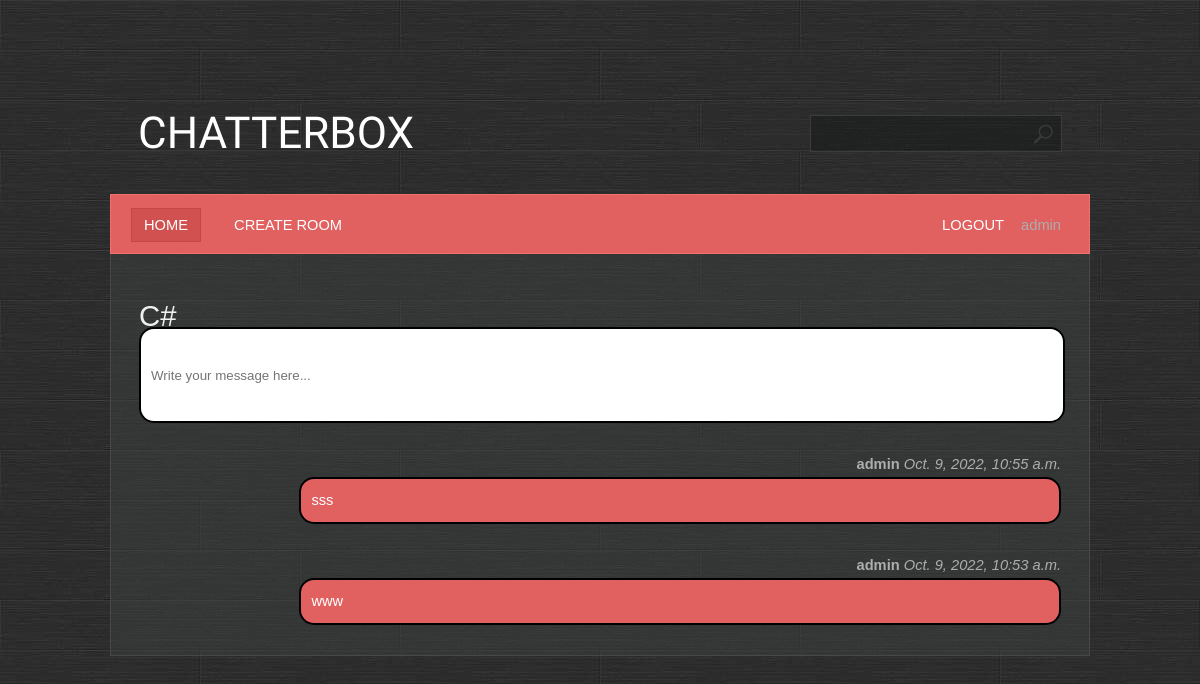
/room/5 (signed in), run on the app's committed database.
### base/models.py (models this page shows, shortened)
class Room(Model):
    name = models.CharField(max_length=200)
    description = models.TextField(null =True, blank = True)
    participants = models.ManyToManyField(User, related_name= "participants", blank = True)
    created = models.DateTimeField(auto_now_add= True)
    updated = models.DateTimeField(auto_now= True)
    class Meta:
        ordering = ["-created", "name", "-updated" ]

class Message(Model):
    body = models.TextField()
    room = models.ForeignKey(Room, on_delete= models.CASCADE)
    user = models.ForeignKey(User,on_delete= models.CASCADE)
    created = models.DateTimeField(auto_now_add=True)
    updated = models.DateTimeField(auto_now=True)
    class Meta:
        ordering = ["-created","-updated"]

### base/views.py (the view, shortened to what this page needs)
# urls.py: path('room/<id>', base.views.room, name = "room"),
@login_required
@permission_required(['base.view_room', 'base.view_message'])
def room(request, id):
    room = Room.objects.get(id=id)
    messages = room.message_set.all()
    context = {'room': room, 'messages': messages}
    return render(request, 'base/room.html', context)
    """  Ukazuje nám seznam místností jako hlavní stránku   """

### base/templates/base/room.html (shortened to what this page needs)
{% extends 'main.html' %}
{% block content %}
    <h1>{{ room.name }}</h1>
    <div class="box room__message">
        <form action="" method="POST">
            <input name="body" placeholder="Write your message here..."/>
        </form>
    </div>
    {% for message in messages %}
        <div class="box">
            {% if user == message.user %}
                <div style="float: right;"><b>{{ message.user }}</b> <i>{{ message.created }}</i></div>
                <div class="message" style="float: right; background-color: #e16060; color: white;">{{ message.body }}</div>
            {% else %}
                <div><b>{{ message.user }}</b> <i>{{ message.created }}</i></div>
                <div class="message">{{ message.body }}</div>
            {% endif %}
        </div>
    {% endfor %}
{% endblock %}

### templates/navbar.html
<ul>
    <li class="first active">
        <a href="{% url 'home' %}">HOME</a>
    </li>
    <li>
        <a href="{% url 'room_create' %}">CREATE ROOM</a>
    </li>
    <li class = "last-child">
        <a href="{% url 'logout' %}">LOGOUT</a>
         {{request.user.username}}
    </li>
</ul><br class="clearfix"/>

### static/styles/style.css (style rules this page uses)
* { margin: 0; padding: 0; }
a { text-decoration: underline; color: #e8e8e8; }
body { font-size: 11pt; line-height: 1.6em; font-family: Arial, sans-serif; background: #9ea3a3; color: #adadad; background: url(/static/images/bg.jpg); }
h1,h2,h3,h4 { text-transform: uppercase; font-weight: normal; color: #f0f0f0; }
ul { margin-bottom: 1.25em; }
ul { list-style: none; }
.last-child { float:right; }
.message { width: 80%; padding: 10px; color: black; background: #9ea3a3; border-radius: 15px; border: 2px solid black; }
.room__message { background: white; border-radius: 15px; border: 2px solid black; width: 100%; }
.room__message > form > input { resize: none; border: none; outline: none; padding: 10px; height: 4.5rem; width: 100%; }
.box { overflow: hidden; margin: 0 0 30px 0; }
#menu a { text-decoration: none; text-transform: uppercase; color: #ffffff; padding: 8px 12px 8px 12px; border: solid 1px #e16060; }
#menu ul { list-style: none; }
#menu ul li { display: inline; padding: 0 8px 0 8px; }
#menu ul li.first { padding-left: 0; }
#menu ul li.active a { background: #D15050; border: solid 1px #C64545; }

### data on the page
Room: name "C#"
Message: user "admin", created "Oct. 9, 2022, 10:55 a.m.", body "sss"
Message: user "admin", created "Oct. 9, 2022, 10:53 a.m.", body "www"

### other printed values
{{ request.user.username }} "admin"
